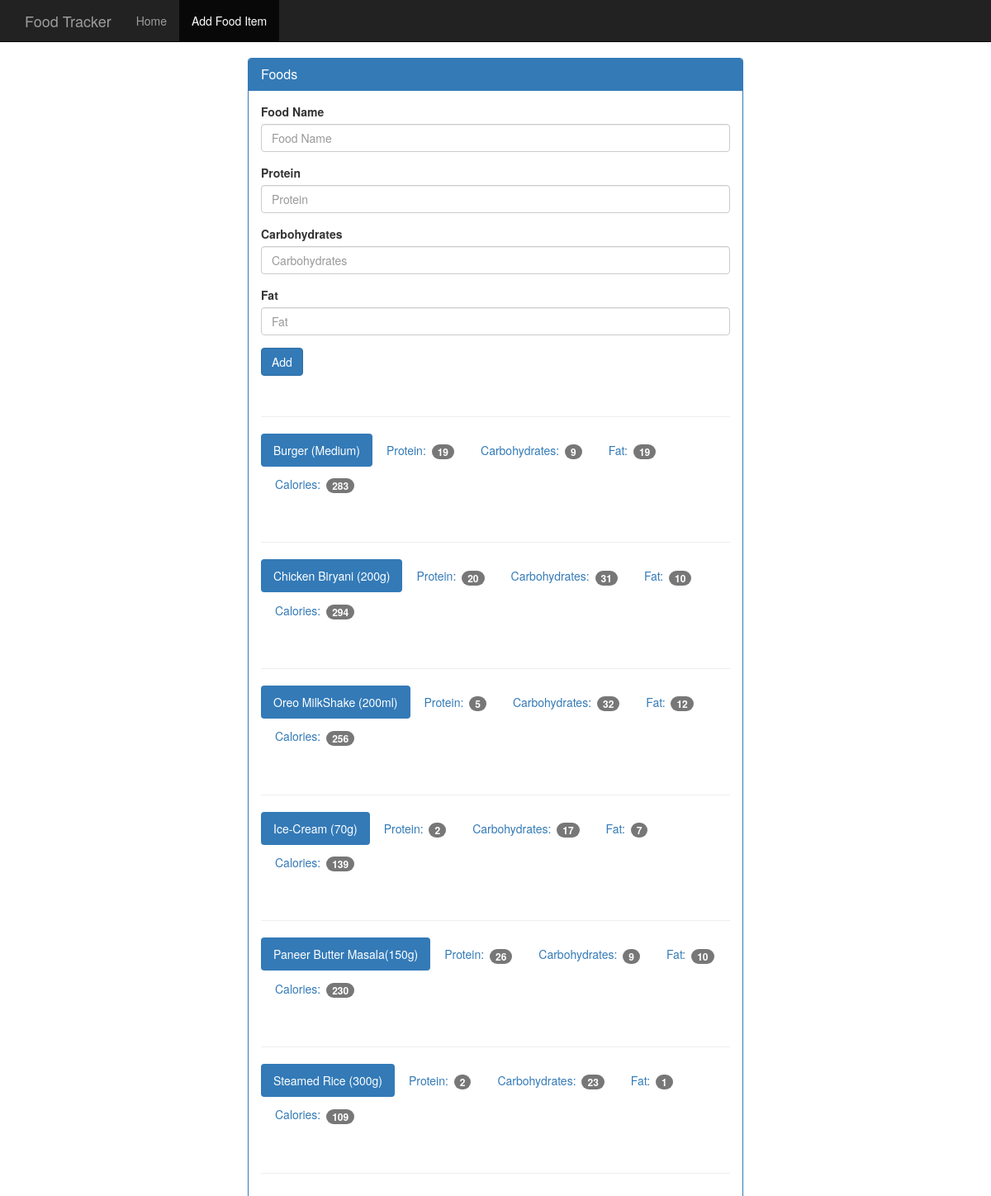
Page /add_food on the committed database.
### tables this page shows
CREATE TABLE "Food" (
	"ID"    INTEGER NOT NULL PRIMARY KEY AUTOINCREMENT,
	"Name"  TEXT NOT NULL,
	"Protein"  INTEGER NOT NULL,
	"Carbohydrates"  INTEGER NOT NULL,
	"Fat"  INTEGER NOT NULL,
	"Calories"  INTEGER NOT NULL
);

### app.py (the view, shortened to what this page needs)
@app.route('/add_food', methods=['GET', 'POST'])
def add_food():
	database = getDatabase()
	cur = database.execute('SELECT Name, Protein, Carbohydrates, Fat, Calories FROM Food')
	results = cur.fetchall()
	return render_template('add_food.html', results=results)

### app.py (called while the page is built)
def connectToDatabase():
	conn1 = sqlite3.connect('food_log.sqlite')
	conn1.row_factory = sqlite3.Row
	return conn1

def getDatabase():
	if not hasattr(g, 'sqlite3'):
		g.sqlite_db = connectToDatabase()
	return g.sqlite_db

@app.teardown_appcontext
def closeDatabaseConnection(error):
	if hasattr(g, 'sqlite_db'):
		g.sqlite_db.close()

### templates/add_food.html (shortened to what this page needs)
<!DOCTYPE html>
<html lang="en">
  <head>
    <link href= "{{url_for('static', filename = 'bootstrap.min.css')}}" rel="stylesheet">
    <link href="{{ url_for('static', filename='theme.css') }}" rel="stylesheet">
  </head>
  <body>
    <nav class="navbar navbar-inverse navbar-fixed-top">
      <div class="container">
        <div class="navbar-header">
          <a class="navbar-brand" href="#">Food Tracker</a>
        </div>
        <div id="navbar" class="navbar-collapse collapse">
          <ul class="nav navbar-nav">
            <li><a href="#">Home</a></li>
            <li class="active"><a href="#">Add Food Item</a></li>
          </ul>
        </div>
      </div>
    </nav>
    <div class="container theme-showcase col-sm-6 col-sm-offset-3" role="main">
      <div class="row">
        <div>
          <div class="panel panel-primary">
            <div class="panel-heading">
              <h3 class="panel-title">Foods</h3>
            </div>
            <div class="panel-body">
              <form method="POST" action="{{ url_for('add_food') }}">
                <div class="form-group">
                  <label for="food-name">Food Name</label>
                  <input type="text" class="form-control" id="food-name" placeholder="Food Name" name="food-name">
                </div>
                <div class="form-group">
                  <label for="protein">Protein</label>
                  <input type="number" class="form-control" id="protein" placeholder="Protein" name="Protein">
                </div>
                <div class="form-group">
                  <label for="carbohydrates">Carbohydrates</label>
                  <input type="number" class="form-control" id="carbohydrates" placeholder="Carbohydrates" name="Carbohydrates">
                </div>
                <div class="form-group">
                  <label for="fat">Fat</label>
                  <input type="number" class="form-control" id="fat" placeholder="Fat" name="Fat">
                </div>
                <button type="submit" class="btn btn-primary">Add</button>
              </form>
              <div class="page-header"></div>
              {% for food in results %}
              <ul class="nav nav-pills" role="tablist">
                <li class="active"><a>{{ food.Name }}</a></li>
                <li><a>Protein: <span class="badge">{{ food.Protein }}</span></a></li>
                <li><a>Carbohydrates: <span class="badge">{{ food.Carbohydrates }}</span></a></li>
                <li><a>Fat: <span class="badge">{{ food.Fat }}</span></a></li>
                <li><a>Calories: <span class="badge">{{ food.Calories }}</span></a></li>
              </ul>
              <div class="page-header"></div>
              {% endfor %}
            </div>
          </div>
        </div>
      </div>
    </div>
  </body>
</html>

### static/theme.css (style rules this page uses)
body { padding-top: 70px; padding-bottom: 30px; }

### rows in the picture
Food: Name "Burger (Medium)", Protein "19", Carbohydrates "9", Fat "19", Calories "283"
Food: Name "Chicken Biryani (200g)", Protein "20", Carbohydrates "31", Fat "10", Calories "294"
Food: Name "Oreo MilkShake (200ml)", Protein "5", Carbohydrates "32", Fat "12", Calories "256"
Food: Name "Ice-Cream (70g)", Protein "2", Carbohydrates "17", Fat "7", Calories "139"
Food: Name "Paneer Butter Masala(150g)", Protein "26", Carbohydrates "9", Fat "10", Calories "230"
Food: Name "Steamed Rice (300g)", Protein "2", Carbohydrates "23", Fat "1", Calories "109"
